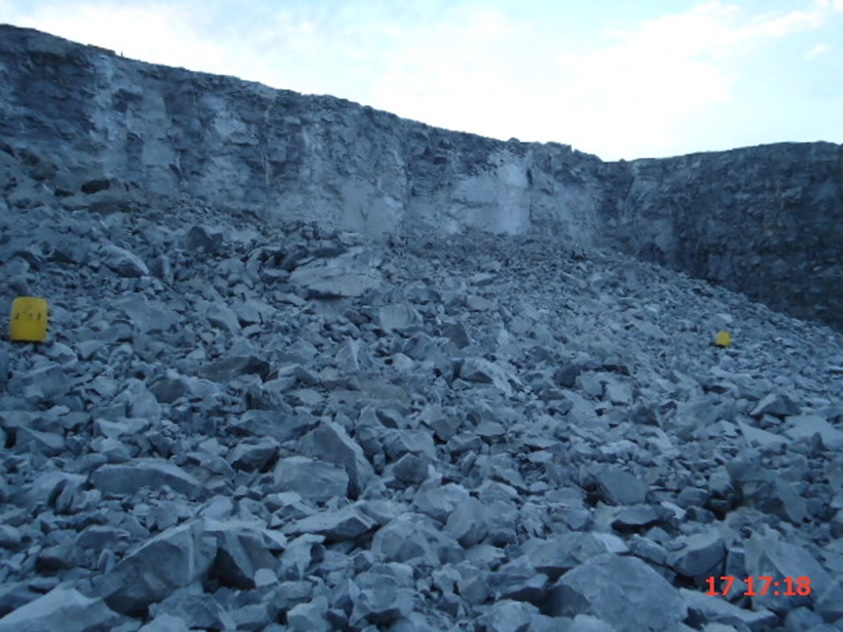
#> input picture imagens/desmonte.jpg, 843 x 632 px, found by its file name
$ jupyter execute draft_2.ipynb   (shell and % lines are left out)
#> lines starting #> are read from the running program, lines starting #| are printed output that depends on the picture
### Bibliotecas

[cell 1]
#from __future__ import print_function
import numpy as np
import random
from os import path

import bqplot.pyplot as plt
#import bqplot as bq

from IPython.display import Image
from IPython.core.display import HTML, display

import cv2

from ipycanvas import Canvas, hold_canvas

### Imagens Iniciais

[cell 2]
img = cv2.imread('./imagens/desmonte.jpg',1)
#> img is the input picture: shape (632, 843, 3); mean B, G, R 139.7, 117.3, 92.4
print(img.shape)
#| (632, 843, 3)
img_rgb = cv2.cvtColor(img, cv2.COLOR_BGR2RGB)
print(img_rgb.shape)
#| (632, 843, 3)
img_gray = cv2.cvtColor(img, cv2.COLOR_BGR2GRAY)
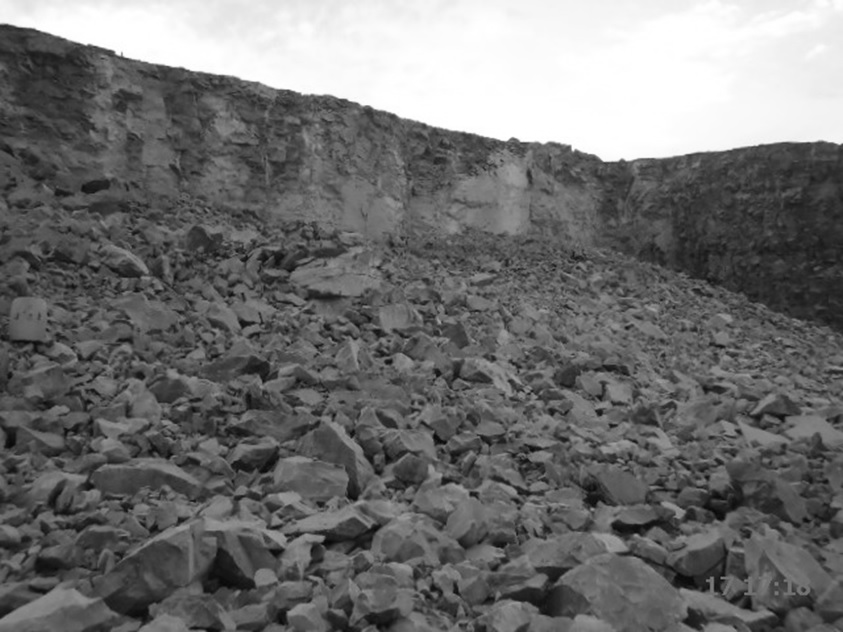
#> img_gray: shape (632, 843); min 7, max 255, mean 112.4
print(img_gray.shape)
#| (632, 843)
